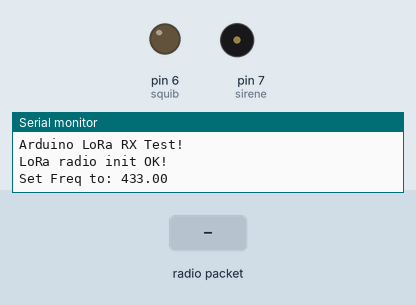
This sketch was run on a simulated Arduino Uno, built with avr-gcc and run on an emulated ATmega328P. Parts: output pins drawn as LEDs (lit = HIGH), buzzer (waves = sounding, pin HIGH), the last lines printed to the serial monitor. The test bench sets the inputs (shaded band). No radio packets arrive unless stated; pins used as bus, display or sensor lines are not drawn.

Above: at 1.3 s.
1.4 s: radio packet "1" arrives
At 2.0 s:
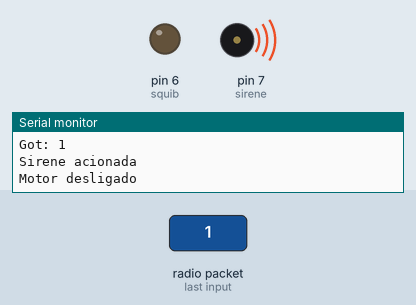
2.9 s: radio packet "0" arrives
At 3.2 s:
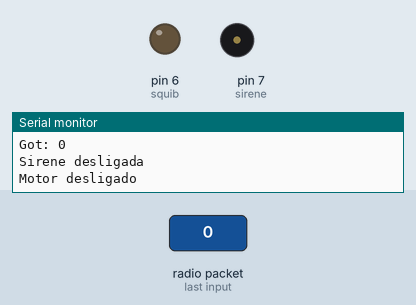
Timing chart, 0 to 5.9 s (numbered marks = the images above; inputs shaded):
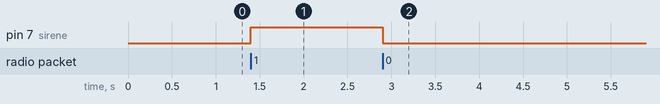

The sketch:

Ignitor.ino
```cpp
/* Author: Marissa Kwon
 * Date: 2/28/2017
 * Description: Code for "Receiver" LoRa radio breakout; initilizes
 * LoRa radio receiver and responds to LoRa transmitter on the same
 * frequency.
 *
 * This code originated from Adafruit's website and has been
 * adjusted for use in the Internet of Agriculture project.
 * URSA Engage Student Research at OPEnS Lab at Oregon State
University.
 */
//Arduino9x_RX
// -*- mode: C++ -*-
// Example sketch showing how to create a simple messaging client
//(receiver)
// with the RH_RF95 class. RH_RF95 class does not provide for
//addressing or
// reliability, so you should only use RH_RF95 if you do not need the
//higher
// level messaging abilities.
// It is designed to work with the other example Arduino9x_TX
#include <SPI.h>
#include <RH_RF95.h>
#define RFM95_CS 10
#define RFM95_RST 9
#define RFM95_INT 2
// Change to 434.0 or other frequency, must match RX's freq!
#define RF95_FREQ 433.0
// Singleton instance of the radio driver
RH_RF95 rf95(RFM95_CS, RFM95_INT);
// Blinky on receipt
#define LED 13
//responding to MB1220 measurements
//will change to pos value when communicating with transmitter
int sensorValue =-1;

char comando;
int sirene = 7;
int squib = 6;

void setup()
{
 pinMode(sirene, OUTPUT);
 pinMode(squib, OUTPUT);
 digitalWrite(sirene, LOW);
 digitalWrite(squib, LOW);

 pinMode(RFM95_RST, OUTPUT);
 digitalWrite(RFM95_RST, HIGH);
 while (!Serial);
 Serial.begin(9600);
 delay(100);
 Serial.println("Arduino LoRa RX Test!");

 // manual reset
 digitalWrite(RFM95_RST, LOW);
 delay(10);
 digitalWrite(RFM95_RST, HIGH);
 delay(10);
 while (!rf95.init()) {
 Serial.println("LoRa radio init failed");
 while (1);
 }
 Serial.println("LoRa radio init OK!");
 // Defaults after init are 434.0MHz, modulation GFSK_Rb250Fd250,
//+13dbM
 if (!rf95.setFrequency(RF95_FREQ)) {
 Serial.println("setFrequency failed");
 while (1);
 }
 Serial.print("Set Freq to: "); Serial.println(RF95_FREQ);
 // Defaults after init are 434.0MHz, 13dBm, Bw = 125 kHz, Cr = 4/5,
//Sf = 128chips/symbol, CRC on
 // The default transmitter power is 13dBm, using PA_BOOST.
 // If you are using RFM95/96/97/98 modules which uses the PA_BOOST
//transmitter pin, then
 // you can set transmitter powers from 5 to 23 dBm:
 rf95.setTxPower(23, false);

 Serial.println();
}
void loop()
{
 if (rf95.available())
 {
 // Should be a message for us now
 uint8_t buf[RH_RF95_MAX_MESSAGE_LEN];
 uint8_t len = sizeof(buf);
 sensorValue;
 if (rf95.recv(buf, &len))
 {
 digitalWrite(LED, HIGH);
 //RH_RF95::printBuffer("Received: ", buf, len);
 Serial.print("Got: ");
 Serial.println((char *)buf);

 //comando = (char *)buf;

 if(buf[0] == '1'){
  digitalWrite(sirene, HIGH);
  Serial.println("Sirene acionada");

  if(buf[1] == '1'){
    digitalWrite(squib, HIGH);
    Serial.println("Motor acionado");
  } else{
    digitalWrite(squib, LOW);
    Serial.println("Motor desligado");
  }
 } else{
  digitalWrite(sirene, LOW);
  Serial.println("Sirene desligada");
  digitalWrite(squib, LOW);
  Serial.println("Motor desligado");
 }
 }
 }
}
```

Measured:
- after the input at 1.4 s, pin 7 (sirene): LOW → HIGH at once
- after the input at 2.9 s, pin 7 (sirene): HIGH → LOW at once
